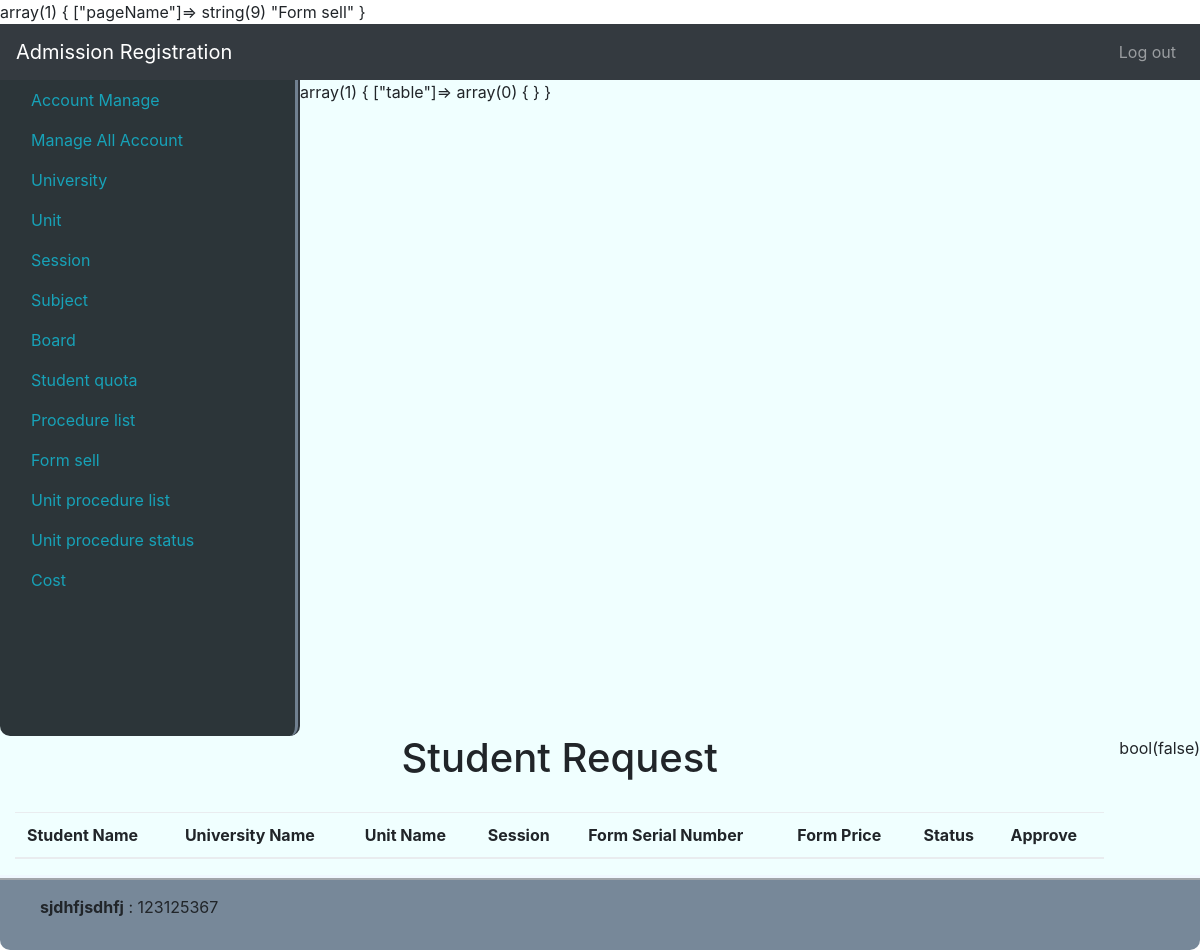
The app's page /formsell (signed in), older data.
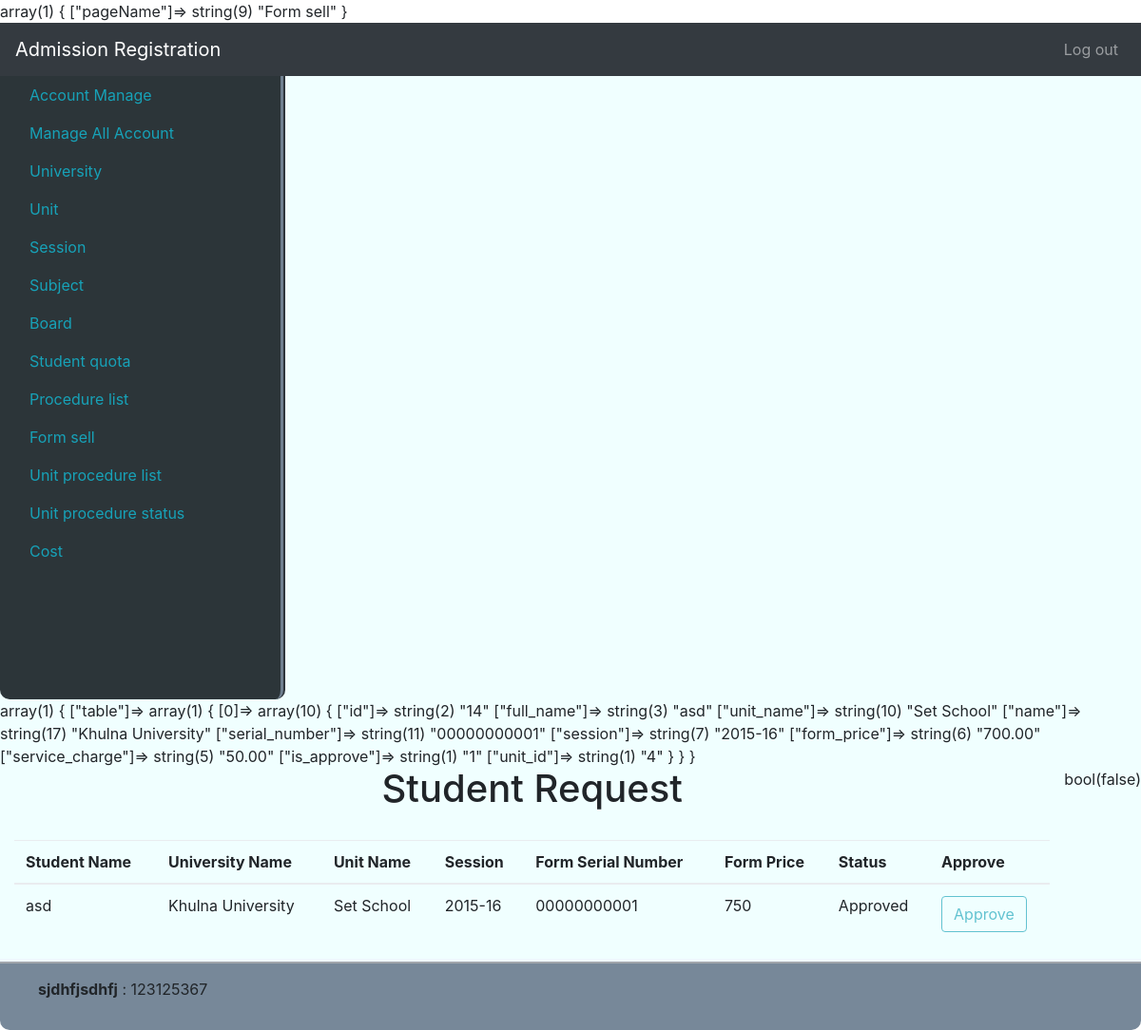
The same page, newer data.
### tables this page shows
CREATE TABLE `form_sell` (
  `id` int(11) NOT NULL,
  `student_id` int(11) NOT NULL,
  `unit_id` int(11) NOT NULL,
  `serial_number` int(11) UNSIGNED ZEROFILL NOT NULL,
  `is_approve` tinyint(1) NOT NULL,
  `modified_by` int(11) NOT NULL,
  `modified_at` timestamp NOT NULL DEFAULT CURRENT_TIMESTAMP ON UPDATE CURRENT_TIMESTAMP
);

CREATE TABLE `users` (
  `id` int(11) NOT NULL,
  `full_name` varchar(256) NOT NULL,
  `user_name` varchar(20) NOT NULL,
  `password` varchar(256) NOT NULL,
  `user_role` enum('admin','manager','data_entry','student') NOT NULL,
  `account_status` tinyint(1) NOT NULL,
  `modified_by` int(11) NOT NULL,
  `modified_at` timestamp NOT NULL DEFAULT CURRENT_TIMESTAMP ON UPDATE CURRENT_TIMESTAMP
);

CREATE TABLE `university` (
  `id` int(11) NOT NULL,
  `name` varchar(256) NOT NULL,
  `modified_by` int(11) NOT NULL,
  `modified_at` timestamp NOT NULL DEFAULT CURRENT_TIMESTAMP ON UPDATE CURRENT_TIMESTAMP
);

CREATE TABLE `unit` (
  `id` int(11) NOT NULL,
  `university_id` int(11) NOT NULL,
  `session_id` int(11) NOT NULL,
  `unit_name` varchar(256) NOT NULL,
  `start_date_time` timestamp NOT NULL DEFAULT '0000-00-00 00:00:00',
  `end_date_time` timestamp NOT NULL DEFAULT '0000-00-00 00:00:00',
  `selection_date_time` timestamp NULL DEFAULT NULL,
  `exam_date_time` timestamp NOT NULL DEFAULT '0000-00-00 00:00:00',
  `form_price` decimal(7,2) NOT NULL,
  `service_charge` decimal(7,2) NOT NULL,
  `detail` text NOT NULL,
  `modified_by` int(11) NOT NULL,
  `modified_at` timestamp NOT NULL DEFAULT CURRENT_TIMESTAMP ON UPDATE CURRENT_TIMESTAMP
);

CREATE TABLE `session` (
  `id` int(11) NOT NULL,
  `session` varchar(10) NOT NULL,
  `modified_by` int(11) NOT NULL,
  `modified_at` timestamp NOT NULL DEFAULT CURRENT_TIMESTAMP ON UPDATE CURRENT_TIMESTAMP
);

### system/libs/Load.php (called while the page is built, shortened)
<?php
class Load
{
    public function view($fileName, $data = false)
    {
        var_dump($data);
        include 'app/views/'.$fileName.'.php';
    }
    public function model($modelName){
        return new $modelName();
    }
}

### app/controllers/FormSell.php (called while the page is built, shortened)
<?php
class FormSell extends MainController{
    public function index(){
        $pageName = ['pageName' => 'Form sell'];
        $formSellModel = $this->load->model('FormSellModel');
        $data['table'] = $formSellModel->getFormDetail();
        $this->load->view('partials/header', $pageName);
        $this->load->view('admin/requestedStudent', $data);
        $this->load->view('partials/footer');
    }
}

### index.php (called while the page is built, shortened)
<?php
$mail = new Main();

### system/libs/Database.php (called while the page is built, shortened)
<?php
class Database extends PDO {
    public function select($sql, $data = array(), $fetchStyle = PDO::FETCH_ASSOC){
        $stmt = $this->prepare($sql);
        $stmt->execute();
        return $stmt->fetchAll($fetchStyle);
    }
}

### app/models/FormSellModel.php (called while the page is built, shortened)
<?php
class FormSellModel extends MainModel{
    public function getFormDetail(){
        $sql = "SELECT form_sell.id, users.full_name , unit.unit_name, university.name, form_sell.serial_number,
                session.session, unit.form_price, unit.service_charge, form_sell.is_approve, form_sell.unit_id
                FROM form_sell
                INNER JOIN student ON student.id = form_sell.student_id
                INNER JOIN users ON student.user_id = users.id
                INNER JOIN unit ON form_sell.unit_id = unit.id
                INNER JOIN university ON unit.university_id = university.id
                INNER JOIN session ON session.id = unit.session_id";
        return $this->db->select($sql);
    }
}

### system/libs/MainController.php (called while the page is built, shortened)
<?php
class MainController
{
    public function __construct()
    {
        $this->load = new Load();
    }
}

### system/libs/MainModel.php (called while the page is built, shortened)
<?php
class MainModel{
    public function __construct(){
        $dsn = 'mysql:dbname=se_addmission; host=localhost';
        $user = 'root';
        $pass = '';
        $this->db = new Database($dsn,$user,$pass);
    }
}

### app/views/admin/requestedStudent.php (the view, shortened to what this page needs)
<div class="col">
    <h1 style="text-align: center">Student Request</h1>
    <div class="table-responsive">
        <br />
        <table id="board_data" class="table">
            <thead>
                <tr>
                    <th >Student Name</th>
                    <th >University Name</th>
                    <th >Unit Name</th>
                    <th >Session</th>
                    <th >Form Serial Number</th>
                    <th >Form Price</th>
                    <th >Status</th>
                    <th >Approve</th>
                </tr>
            </thead>
            <tbody>
            <?php foreach ($data['table'] as $key => $value){?>
                <td><?php echo $value['full_name']?></td>
                <td><?php echo $value['name']?></td>
                <td><?php echo $value['unit_name']?></td>
                <td><?php echo $value['session']?></td>
                <td><?php echo $value['serial_number']?></td>
                <td><?php echo (int)$value['form_price'] + (int)$value['service_charge']; ?></td>
                <td>
                    <?php
                    if($value['is_approve'] == '0'){
                        echo 'Not Approved';
                    ?>
                    </td>
                    <td>
                        <form action="<?php echo BASE_URL ?>/FormSell/approve" method="post">
                            <input type="hidden" name="unit_id" value="<?php echo $value['unit_id']?>">
                            <button name="form_sell_id" value="<?php echo $value['id']?>" class="btn btn-outline-info my-2 my-sm-0">Approve</button>
                        </form>
                    </td>
                    <?php }else{
                        echo 'Approved';
                    ?>
                        </td>
                        <td>
                            <button class="btn btn-outline-info my-2 my-sm-0" disabled>Approve</button>
                        </td>
                    <?php }?>
            <?php }?>
            </tbody>
        </table>
    </div>
</div>

### system/libs/Main.php (shortened to what this page needs)
<?php
class Main
{
    public $url;
    public $controllerName = "Index";
    public $methodName = "Index";
    public $controllerPath = "app/controllers/";
    public $controller;
    public function __construct()
    {
        $this->callMethod();
    }
    public function getUrl(){
        $this->url = isset($_GET['url']) ? $_GET['url'] : NULL;
        if($this->url != NULL) {
            $this->url = rtrim($this->url, '/');
            $this->url = explode("/", $this->url );
        }
        else {
            unset($this->url);
        }
    }
    public function loadConrtroller(){
        if(!isset($this->url[0])){
            require $this->controllerPath. $this->controllerName.".php";
            $this->controller = new $this->controllerName();
        }else{
            $this->controllerName = $this->url[0];
            $fileName = $this->controllerPath . $this->controllerName .".php";
            if(file_exists($fileName)){
                if(class_exists($this->controllerName)){
                    $this->controller = new $this->controllerName();
                }else{
                    header("Location: ".BASE_URL."/Index");
                }
            }else{
                header("Location: ".BASE_URL."/Index");
            }
        }
    }
    public function callMethod(){
        if(isset($this->url[2])){
            $this->methodName = $this->url[1];
            if(method_exists($this->controller, $this->methodName)){
                $this->controller->{$this->methodName}($this->url[2]);
            }else{
                header("Location: ".BASE_URL."/Index");
            }
        }else{
            if(isset($this->url[1])){
                $this->methodName = $this->url[1];
                if(method_exists($this->controller, $this->methodName)){
                    $this->controller->{$this->methodName}();
                }else{
                    header("Location: ".BASE_URL."/Index");
                }
            }else{
                if(method_exists($this->controller, $this->methodName)){
                    $this->controller->{$this->methodName}();
                }else{
                    header("Location: ".BASE_URL."/Index");
                }
            }
        }
    }
}

### app/views/partials/header.php (shortened to what this page needs)
<!DOCTYPE html>
<html>
<head>
    <link rel="stylesheet" href="http://localhost/se_addmission/vendors/css/bootstrap.min.css">
    <link rel="stylesheet" href="http://localhost/se_addmission/vendors/css/jquery.dataTables-1.10.16.min.css" />
    <link rel="stylesheet" href="http://localhost/se_addmission/vendors/css/site.css">
</head>
<body>
    <nav class="container-fluid navbar navbar-expand navbar-dark bg-dark">
        <a class="navbar-brand" href="#">Admission Registration</a>
        <div class="collapse navbar-collapse" id="navbarSupportedContent">
            <ul class="navbar-nav ml-auto">
                <li class="nav-item">
                        <a class="nav-link" href="<?php echo BASE_URL?>/Login/logout">Log out</a>
                </li>
            </ul>
        </div>
    </nav>
<div class="container-fluid" id="content" >
    <div class="row">
        <div class="col-3" id="sidebar">
            <ul class="nav nav-pills flex-column">
                <li class="nav-item">
                    <a href="<?php echo BASE_URL?>/AccountManage" class="nav-link">Account Manage</a>
                </li>
                <li class="nav-item">
                    <a href="<?php echo BASE_URL?>/manageallaccount" class="nav-link">Manage All Account</a>
                </li>
                <li class="nav-item">
                    <a href="<?php echo BASE_URL?>/university" class="nav-link">University</a>
                </li>
                <li class="nav-item">
                    <a href="<?php echo BASE_URL?>/unit" class="nav-link">Unit</a>
                </li>
                <li class="nav-item">
                    <a href="<?php echo BASE_URL?>/usession" class="nav-link">Session</a>
                </li>
                <li class="nav-item">
                    <a href="<?php echo BASE_URL?>/subject" class="nav-link">Subject</a>
                </li>
                <li class="nav-item">
                    <a href="<?php echo BASE_URL?>/board" class="nav-link">Board</a>
                </li>
                <li class="nav-item">
                    <a href="<?php echo BASE_URL?>/Quota" class="nav-link">Student quota</a>
                </li>
                <li class="nav-item">
                    <a href="<?php echo BASE_URL?>/procedureList" class="nav-link">Procedure list</a>
                </li>
                <li class="nav-item">
                    <a href="<?php echo BASE_URL?>/formsell" class="nav-link">Form sell</a>
                </li>
                <li class="nav-item">
                    <a href="<?php echo BASE_URL?>/unitprocedurelist" class="nav-link">Unit procedure list</a>
                </li>
                <li class="nav-item">
                    <a href="#" class="nav-link">Unit procedure status</a>
                </li>
                <li class="nav-item">
                    <a href="#" class="nav-link">Cost</a>
                </li>
            </ul>
        </div>

### app/views/partials/footer.php
        </div>
    </div>
    <footer class="footer">
        <div class="container-fluid">
            <ul class="footer-list">
                <li><b>sjdhfjsdhfj</b> : 123125367</li>
            </ul>
        </div>
</footer>
</body>

Row changes from the older to the newer data that the page shows:
added form_sell: users.full_name "asd", university.name "Khulna University", unit.unit_name "Set School", session.session "2015-16", serial_number "00000000001", (int)$value['form_price'] + (int)$value['service_charge'] "750", is_approve "Approved"
Text that changed along with them:
text no longer shown: "array(1) { [\"table\"]=> array(0) { } }"
text now shown: "array(1) { [\"table\"]=> array(1) { [0]=> array(10) { [\"id\"]=> string(2) \"14\" [\"full_name\"]=> string(3) \"asd\" [\"unit_name\"]=> string(10) \"Set School\" [\"name\"]=> string(17) \"Khulna University\" [\"serial_number\"]=> string(11) \"00000000001\" [\"session\"]=> string(7) \"2015-16\" [\"form_price\"]=> string(6) \"700.00\" [\"service_charge\"]=> string(5) \"50.00\" [\"is_approve\"]=> string(1) \"1\" [\"unit_id\"]=> string(1) \"4\" } } }"
